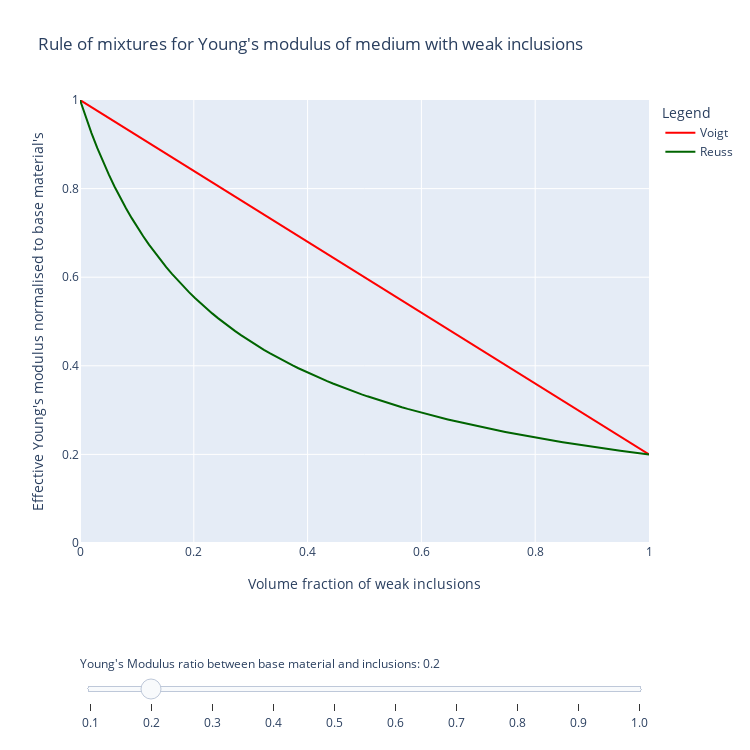

Write notebook code for a chart like this one.
### Code cell
# Colors
grey = '#eeeeee' # light grey fill

## Create plot
fig = go.Figure()

base_traces = 0 # Number of traces that are always visible

## Prepare the graph variable
E12 = np.arange(0.1, 1.1, 0.1)
range_elements = np.arange(0.1, 1.1, 0.1)

# Define the volume fractions
Vf = np.linspace(0, 1, 100)

# Add traces, one for each slider step
for a in range(len(E12)):
    E_voigt = (1 - Vf) * 1 + Vf * E12[a]
    fig.add_trace(  
        go.Scatter(
            visible=False,
            x=Vf,
            y=E_voigt,
            line=dict(color='#FF0000'),
            mode='lines',
            name='Voigt'))
    E_reuss = 1/((1 - Vf) / 1 + Vf / E12[a])
    fig.add_trace(  
        go.Scatter(
            visible=False,
            x=Vf,
            y=E_reuss,
            line=dict(color='#006400'),
            mode='lines',
            name='Reuss'))

traces_per_step = 2 # Number of traces per value of a

# Show the traces for one value of a when loading the plot (initial setup)
active_a_index = 1
for i in range(traces_per_step):
    curr_idx = int(base_traces + active_a_index*traces_per_step + i)
    fig.data[curr_idx].visible = True

# Create and add slider
steps = []
for i in range(0, range_elements.shape[0]):
    visarray = [False] * len(fig.data)
    visarray[0:base_traces] = [True] * base_traces
    curr_idx = int(base_traces + i * traces_per_step)
    next_idx = int(base_traces + (i+1) * traces_per_step)
    visarray[curr_idx:next_idx] = [True] * traces_per_step
    step = dict(
        method="update",
        args=[{"visible": visarray}],
        label=str(round(range_elements[i], 1))
    )
    steps.append(step)

sliders = [dict(
    active=active_a_index,
    currentvalue={"prefix": r"Young's modulus ratio between base material and inclusions: "},
    pad={"b": 10},  # Additional padding to separate the slider from the x-axis title
    y=-0.2,         # Position the slider below the x-axis label
    steps=steps
)]

fig.update_layout(
    sliders=sliders,
    legend_title="Legend",
    xaxis=dict(title_standoff=20),  # Add space between the x-axis title and the plot
    width=750,   # Set the width of the figure
    height=750   # Set the height of the figure
)

fig.update_xaxes(title_text='Volume fraction of weak inclusions', range=[0, 1])
fig.update_yaxes(title_text='Effective Young\'s Modulus normalised to base material\'s', range=[0, 1])

fig.update_layout(
    title="Rule of mixtures for Young\'s modulus of medium with weak inclusions",
    sliders=sliders,
    legend_title="Legend"
)

fig.show()
